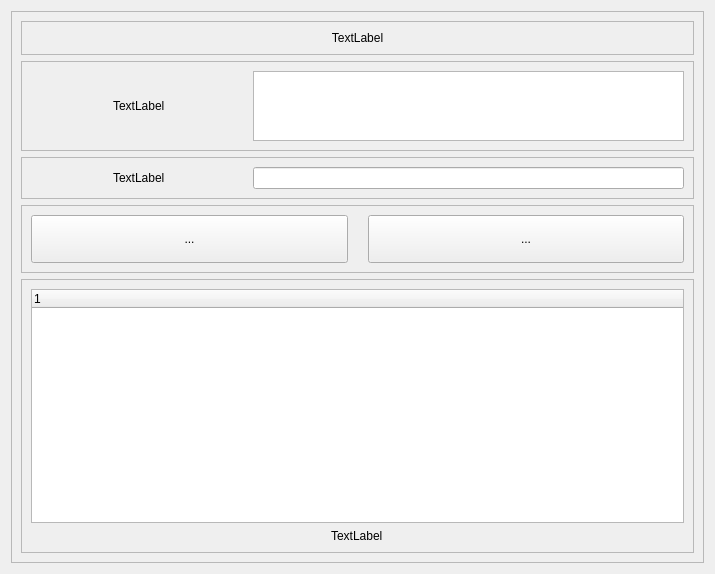
<?xml version="1.0" encoding="UTF-8"?>
<ui version="4.0">
 <class>Form</class>
 <widget class="QWidget" name="Form">
  <property name="geometry">
   <rect>
    <x>0</x>
    <y>0</y>
    <width>715</width>
    <height>574</height>
   </rect>
  </property>
  <property name="windowTitle">
   <string>Form</string>
  </property>
  <layout class="QGridLayout" name="gridLayout">
   <item row="0" column="0">
    <widget class="QFrame" name="frame">
     <property name="frameShape">
      <enum>QFrame::StyledPanel</enum>
     </property>
     <property name="frameShadow">
      <enum>QFrame::Raised</enum>
     </property>
     <layout class="QVBoxLayout" name="verticalLayout_2" stretch="0,1,0,5,20">
      <item>
       <widget class="QFrame" name="Similar">
        <property name="frameShape">
         <enum>QFrame::StyledPanel</enum>
        </property>
        <property name="frameShadow">
         <enum>QFrame::Raised</enum>
        </property>
        <layout class="QHBoxLayout" name="horizontalLayout_2">
         <item>
          <widget class="QLabel" name="SimilarLabel">
           <property name="text">
            <string>TextLabel</string>
           </property>
           <property name="alignment">
            <set>Qt::AlignCenter</set>
           </property>
          </widget>
         </item>
        </layout>
       </widget>
      </item>
      <item>
       <widget class="QFrame" name="NumbersFrame">
        <property name="frameShape">
         <enum>QFrame::StyledPanel</enum>
        </property>
        <property name="frameShadow">
         <enum>QFrame::Raised</enum>
        </property>
        <layout class="QHBoxLayout" name="horizontalLayout" stretch="1,2">
         <item alignment="Qt::AlignHCenter">
          <widget class="QLabel" name="NumbersLabel">
           <property name="text">
            <string>TextLabel</string>
           </property>
          </widget>
         </item>
         <item>
          <widget class="QPlainTextEdit" name="plainTextEdit">
           <property name="sizePolicy">
            <sizepolicy hsizetype="Preferred" vsizetype="Preferred">
             <horstretch>0</horstretch>
             <verstretch>0</verstretch>
            </sizepolicy>
           </property>
          </widget>
         </item>
        </layout>
       </widget>
      </item>
      <item>
       <widget class="QFrame" name="ExportNameFrame">
        <property name="frameShape">
         <enum>QFrame::StyledPanel</enum>
        </property>
        <property name="frameShadow">
         <enum>QFrame::Raised</enum>
        </property>
        <layout class="QHBoxLayout" name="horizontalLayout_3" stretch="1,2">
         <item alignment="Qt::AlignHCenter">
          <widget class="QLabel" name="ExportNameLabel">
           <property name="text">
            <string>TextLabel</string>
           </property>
          </widget>
         </item>
         <item>
          <widget class="QLineEdit" name="ExportNameLineEdit"/>
         </item>
        </layout>
       </widget>
      </item>
      <item>
       <widget class="QFrame" name="ButtonsFrame">
        <property name="frameShape">
         <enum>QFrame::StyledPanel</enum>
        </property>
        <property name="frameShadow">
         <enum>QFrame::Raised</enum>
        </property>
        <layout class="QHBoxLayout" name="horizontalLayout_4">
         <property name="spacing">
          <number>20</number>
         </property>
         <item>
          <widget class="QToolButton" name="StartButton">
           <property name="sizePolicy">
            <sizepolicy hsizetype="Preferred" vsizetype="Preferred">
             <horstretch>0</horstretch>
             <verstretch>0</verstretch>
            </sizepolicy>
           </property>
           <property name="text">
            <string>...</string>
           </property>
          </widget>
         </item>
         <item>
          <widget class="QToolButton" name="StopButton">
           <property name="sizePolicy">
            <sizepolicy hsizetype="Preferred" vsizetype="Preferred">
             <horstretch>0</horstretch>
             <verstretch>0</verstretch>
            </sizepolicy>
           </property>
           <property name="text">
            <string>...</string>
           </property>
          </widget>
         </item>
        </layout>
       </widget>
      </item>
      <item>
       <widget class="QFrame" name="TreeWidgetFrame">
        <property name="frameShape">
         <enum>QFrame::StyledPanel</enum>
        </property>
        <property name="frameShadow">
         <enum>QFrame::Raised</enum>
        </property>
        <layout class="QVBoxLayout" name="verticalLayout">
         <item>
          <widget class="QTreeWidget" name="treeWidget">
           <column>
            <property name="text">
             <string notr="true">1</string>
            </property>
           </column>
          </widget>
         </item>
         <item alignment="Qt::AlignHCenter">
          <widget class="QLabel" name="CounterLabel">
           <property name="text">
            <string>TextLabel</string>
           </property>
          </widget>
         </item>
        </layout>
       </widget>
      </item>
     </layout>
    </widget>
   </item>
  </layout>
 </widget>
 <resources/>
 <connections/>
</ui>
